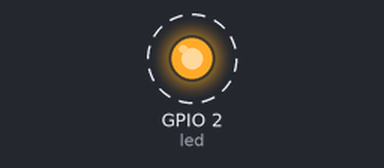
This program was run on a simulated ESP32 board running MicroPython. On the bench: output pins drawn as LEDs (lit = HIGH). Dashed ring = blinking.

Above: at 0.5 s.
Timing chart, 0 to 4.6 s (numbered marks = the images above):
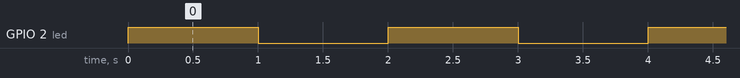

The program:

main.py
```python
import machine
import time

# NodeMCU内置LED通常在GPIO2
led = machine.Pin(2, machine.Pin.OUT)
while True:
    led.on()  # 点亮LED
    time.sleep(1)
    led.off()  # 熄灭LED
    time.sleep(1)
```

Measured:
- by itself, GPIO 2 (led): alternates HIGH for 1.0 s and LOW for 1.0 s
